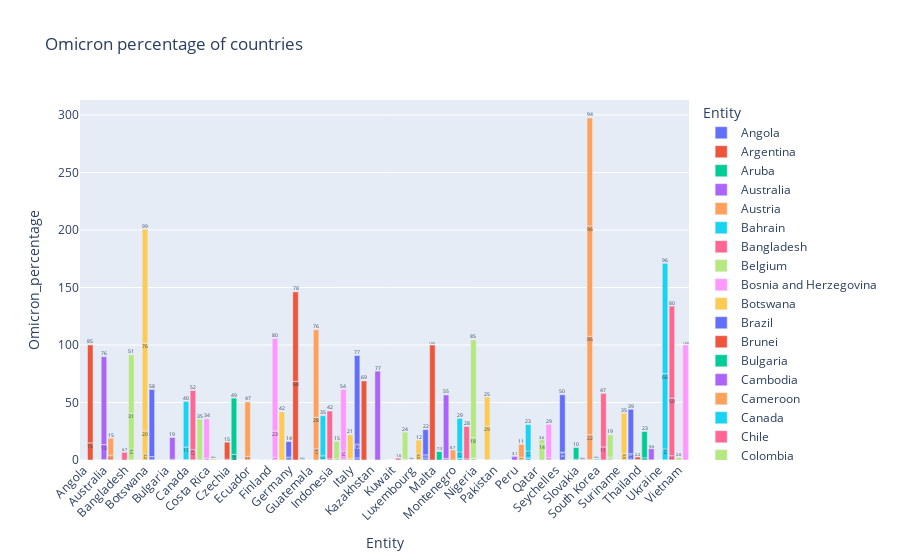

Write notebook code for a chart like this one.
### Markdown cell above
# Visualization

### Code cell
fig = px.bar(df, x = 'Entity',y = 'Omicron_percentage',text = 'Omicron_percentage',color = 'Entity',
            title='Omicron percentage of countries')
fig.update_layout(uniformtext_minsize=10 , xaxis_tickangle=-45)
fig.update_traces(texttemplate='%{text:.2s}')
